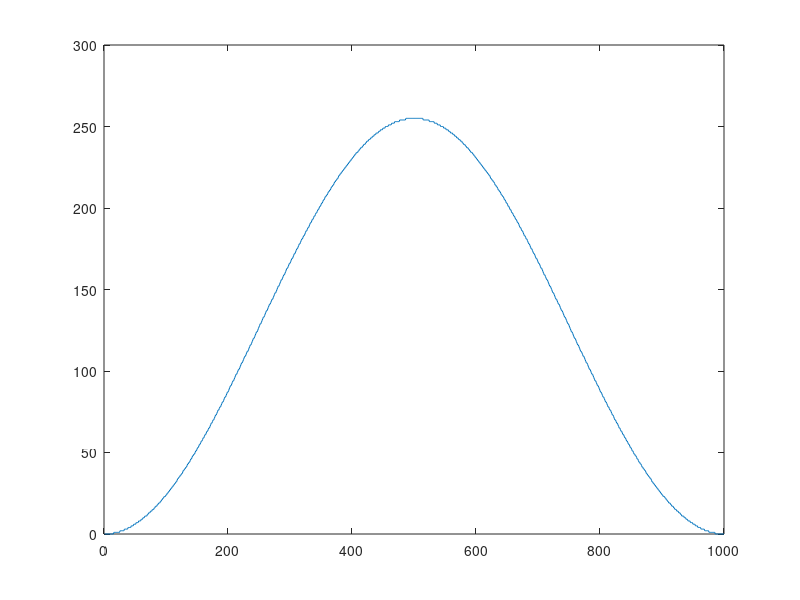

Recreate this plot in MATLAB. (Note: this script raises an error after producing the figure.)



smps = 1000;
bits = 8;

values = round((sin(linspace(3*pi/2, 3*pi/2+2*pi, smps))/2+.5) * (2^bits-1));
close all; figure; plot(values);
clipboard('copy', sprintf('%i,', values)) % vopy values to clipboard
